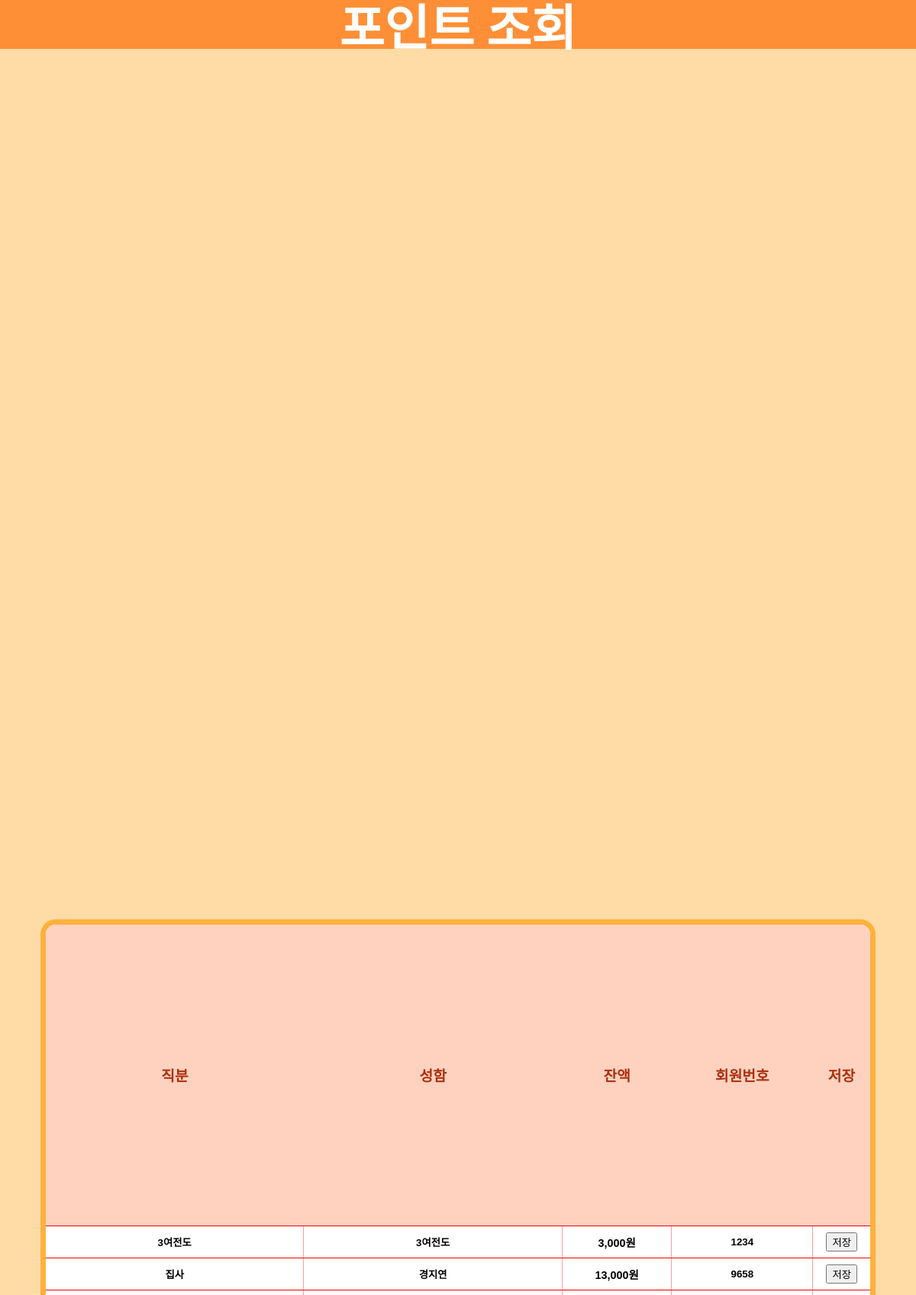
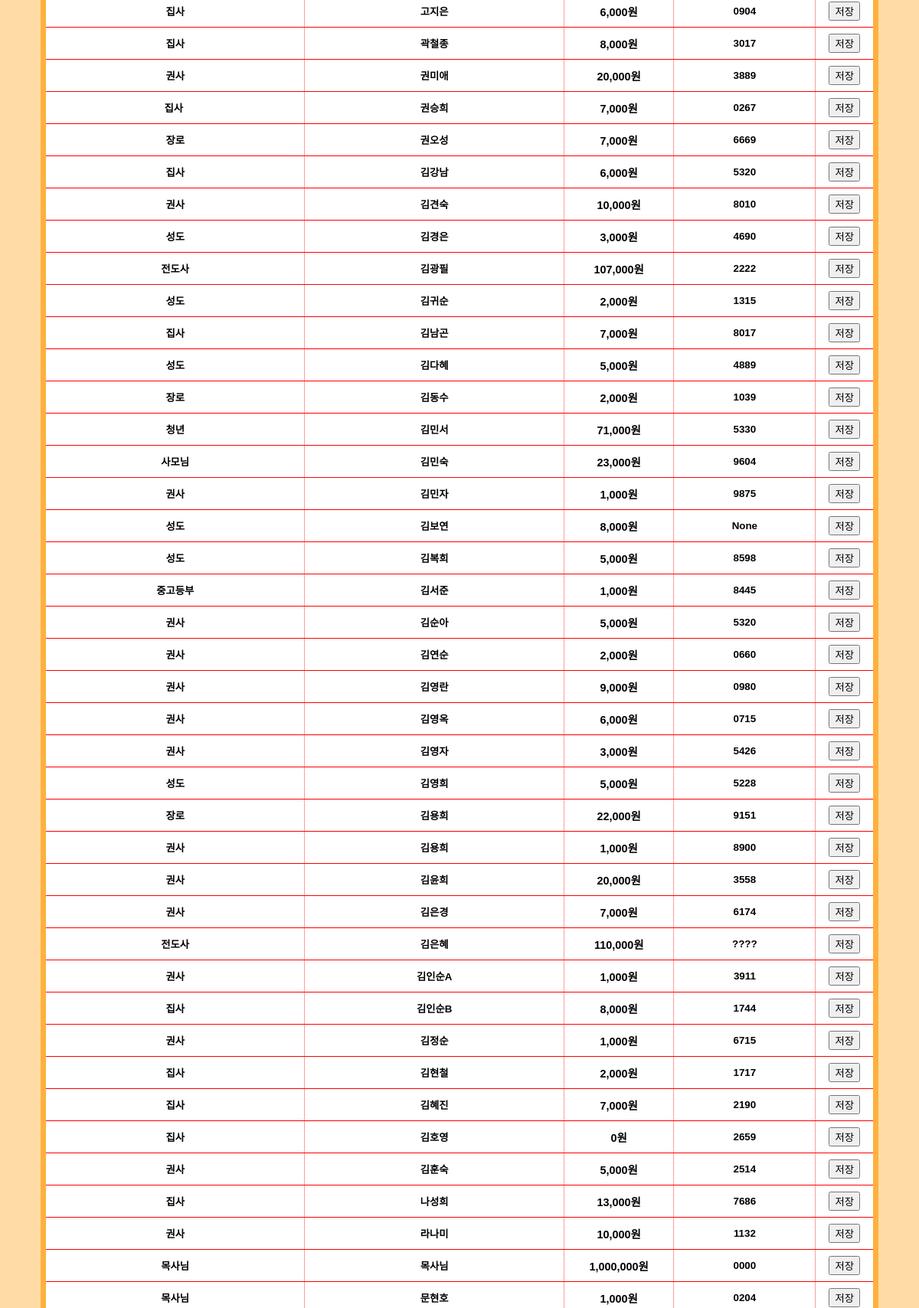
/Client_list/ (upper part), run on the app's committed database (2 pictures, top to bottom).
### main/models.py (models this page shows)
class ClientNumberData(models.Model):
    name = models.CharField(max_length=15, null=False)
    phone_number = models.CharField(max_length=15, null=True)
    current_point = models.IntegerField(null=True, blank=True)
    charge_point = models.CharField(max_length=15, null=True, blank=True)
    position = models.CharField(max_length=15, null=True, blank=True)
    age = models.IntegerField(null=True, blank=True)
    value = models.CharField(max_length=15, null=True, default='default_value')

### main/views.py (the view)
# urls.py: path('Client_list/', ClientList.as_view()),
class ClientList(APIView):
    def get(self, request):
        today = timezone.now().date()
        client_data = ClientNumberData.objects.all().order_by('name')
        manager_list = CafeManager.objects.all()
        context = {
            'today': today,
            'manager_list': manager_list,
            'client_data': client_data,
        }
        return render(request, 'main/client_list.html', context)

### templates/main/client_list.html (shortened to what this page needs)
<!DOCTYPE html>
<html lang="en">
<head>
    {% load static %}
    {% load humanize %}
    <link rel="stylesheet" type="text/css" href="{% static 'client_list/client_list.css' %}">
</head>
<body>
<div class="header">
    <div class="order-waiting-num">포인트 조회</div>
</div>
<div class="client-list-content">
    <div class="client-list-container">
        <table>
            <thead>
            <tr>
                <th>직분</th>
                <th>성함</th>
                <th>잔액</th>
                <th>회원번호</th>
                <th>저장</th>
            </tr>
            </thead>
            <tbody>
            {% for list in client_data %}
            <tr>
                <td>
                    <input type="text" class="client-position" value="{{ list.position }}">
                </td>
                <td>
                    <input type="text" class="client-name" value="{{ list.name }}">
                </td>
                <td>{{ list.current_point|intcomma }}원</td>
                <td class="phone-number-td">
                    <input type="text" class="phone-number" value="{{ list.phone_number }}">
                </td>
                <td>
                    <button class="client-update" onclick="updateClient(this)">저장</button>
                </td>
            </tr>
            {% endfor %}
            </tbody>
        </table>
    </div>
</div>
</body>
</html>

### static/client_list/client_list.css (style rules this page uses)
input { border: none; background-color: transparent; font-weight: 600; text-align: center; }
html { background-color: #ffdba5; }
:root { --font-googleTitan_One: 'Titan_One', cursive; --font-googleNanum_Pen_Script: 'Nanum_Pen_Script', cursive; --font-googleSingle_Day: 'Single_Day', cursive; --font-googleGamja_Flower: 'Gamja_Flower', cursive; --font-googleDongle-Bold: 'Dongle-Bold', cursive; --font-googleDongle-Light: 'Dongle-Bold', cursive; --font-googleDongle-Regular: 'Dongle-Bold', cursive; }
body { font-family: Arial, sans-serif; margin: 0; padding: 0; }
.header { position: fixed; display: flex; flex-direction: row; justify-content: space-around; align-items: center; width: 100%; height: 4rem; background-color: #ff8f36; font-family: 'Dongle', sans-serif; }
.order-waiting-num { font-size: 2rem; font-weight: 600; color: white; scale: 2; }
.client-list-content { position: absolute; top: 5rem; display: flex; flex-direction: column; justify-content: center; align-items: center; width: 100%; height: calc(100% - 10rem); z-index: 2; transition: transform 0.5s ease-in-out, opacity 0.3s ease-in-out; }
.client-list-container { display: flex; flex-direction: column; justify-content: start; align-items: center; width: 90%; height: 70%; border: 7px solid rgb(255, 177, 61); border-radius: 20px; background-color: white; font-size: 1.5rem; font-weight: 600; font-family: 'Gamja Flower', sans-serif; color: #4d2107; transition: transform 0.5s ease-in-out, opacity 0.3s ease-in-out; overflow: scroll; }
table { width: 100%; border-collapse: collapse; color: black; }
thead { height: 5vh; font-family: "Gowun Dodum", sans-serif; }
thead th { position: sticky; top: 0; background-color: #ffd2c0; z-index: 1; font-family: 'Gamja Flower', sans-serif; font-size: 1.2rem; font-weight: 600; color: #af300e; }
th, td { text-align: center; padding: 8px 0; border-bottom: 1px solid #ff0000; font-size: 0.9rem; font-weight: 600; font-family: "Gowun Dodum", sans-serif; font-style: normal; }
th { background-color: #f2f2f2; }
td:not(:last-child) { border-right: 1px solid #ff9c9c; }
.client-position { width: 15vw; }
.client-name { width: 15vw; }
.phone-number { width: 15vw; }
.phone-number-td { width: 15vw; }

### data on the page
ClientNumberData: position "3여전도", name "3여전도", current_point "3,000", phone_number "1234"
ClientNumberData: position "집사", name "경지연", current_point "13,000", phone_number "9658"
ClientNumberData: position "집사", name "고지은", current_point "6,000", phone_number "0904"
ClientNumberData: position "집사", name "곽철종", current_point "8,000", phone_number "3017"
ClientNumberData: position "권사", name "권미애", current_point "20,000", phone_number "3889"
ClientNumberData: position "집사", name "권승희", current_point "7,000", phone_number "0267"
ClientNumberData: position "장로", name "권오성", current_point "7,000", phone_number "6669"
ClientNumberData: position "집사", name "김강남", current_point "6,000", phone_number "5320"
ClientNumberData: position "권사", name "김견숙", current_point "10,000", phone_number "8010"
ClientNumberData: position "성도", name "김경은", current_point "3,000", phone_number "4690"
ClientNumberData: position "전도사", name "김광필", current_point "107,000", phone_number "2222"
ClientNumberData: position "성도", name "김귀순", current_point "2,000", phone_number "1315"
ClientNumberData: position "집사", name "김남곤", current_point "7,000", phone_number "8017"
ClientNumberData: position "성도", name "김다혜", current_point "5,000", phone_number "4889"
ClientNumberData: position "장로", name "김동수", current_point "2,000", phone_number "1039"
ClientNumberData: position "청년", name "김민서", current_point "71,000", phone_number "5330"
ClientNumberData: position "사모님", name "김민숙", current_point "23,000", phone_number "9604"
ClientNumberData: position "권사", name "김민자", current_point "1,000", phone_number "9875"
ClientNumberData: position "성도", name "김보연", current_point "8,000", phone_number "None"
ClientNumberData: position "성도", name "김복희", current_point "5,000", phone_number "8598"
ClientNumberData: position "중고등부", name "김서준", current_point "1,000", phone_number "8445"
ClientNumberData: position "권사", name "김순아", current_point "5,000", phone_number "5320"
ClientNumberData: position "권사", name "김연순", current_point "2,000", phone_number "0660"
ClientNumberData: position "권사", name "김영란", current_point "9,000", phone_number "0980"
ClientNumberData: position "권사", name "김영옥", current_point "6,000", phone_number "0715"
ClientNumberData: position "권사", name "김영자", current_point "3,000", phone_number "5426"
ClientNumberData: position "성도", name "김영희", current_point "5,000", phone_number "5228"
ClientNumberData: position "장로", name "김용희", current_point "22,000", phone_number "9151"
ClientNumberData: position "권사", name "김용희", current_point "1,000", phone_number "8900"
ClientNumberData: position "권사", name "김윤희", current_point "20,000", phone_number "3558"
ClientNumberData: position "권사", name "김은경", current_point "7,000", phone_number "6174"
ClientNumberData: position "전도사", name "김은혜", current_point "110,000", phone_number "????"
ClientNumberData: position "권사", name "김인순A", current_point "1,000", phone_number "3911"
ClientNumberData: position "집사", name "김인순B", current_point "8,000", phone_number "1744"
ClientNumberData: position "권사", name "김정순", current_point "1,000", phone_number "6715"
ClientNumberData: position "집사", name "김현철", current_point "2,000", phone_number "1717"
ClientNumberData: position "집사", name "김혜진", current_point "7,000", phone_number "2190"
ClientNumberData: position "집사", name "김호영", current_point "0", phone_number "2659"
ClientNumberData: position "권사", name "김훈숙", current_point "5,000", phone_number "2514"
ClientNumberData: position "집사", name "나성희", current_point "13,000", phone_number "7686"
ClientNumberData: position "권사", name "라나미", current_point "10,000", phone_number "1132"
ClientNumberData: position "목사님", name "목사님", current_point "1,000,000", phone_number "0000"
ClientNumberData: position "목사님", name "문현호", current_point "1,000", phone_number "0204"
